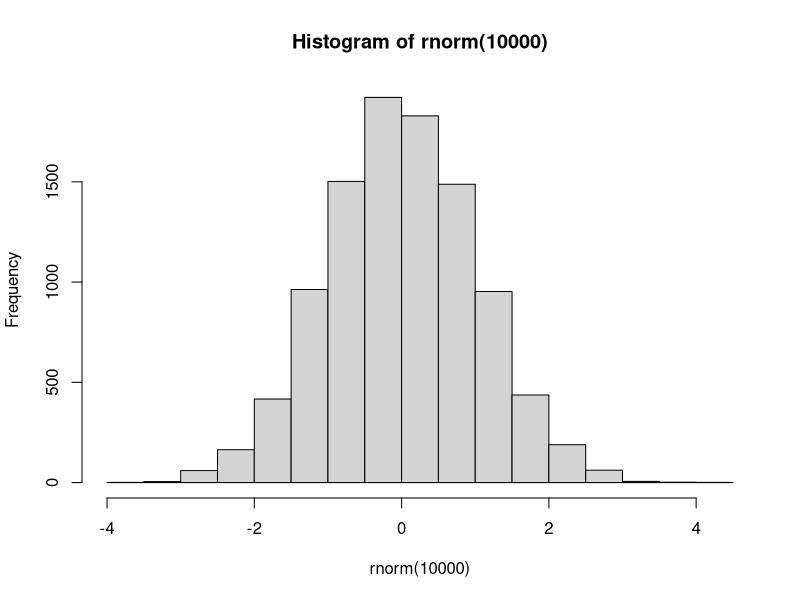

This chart was generated by the following R code:
## ---- chunk 1

## ---- chunk 2

## ---- chunk 3

## ---- chunk 4

## ---- chunk 5
hist(rnorm(10000))
## ---- chunk 6

## ---- chunk 7

